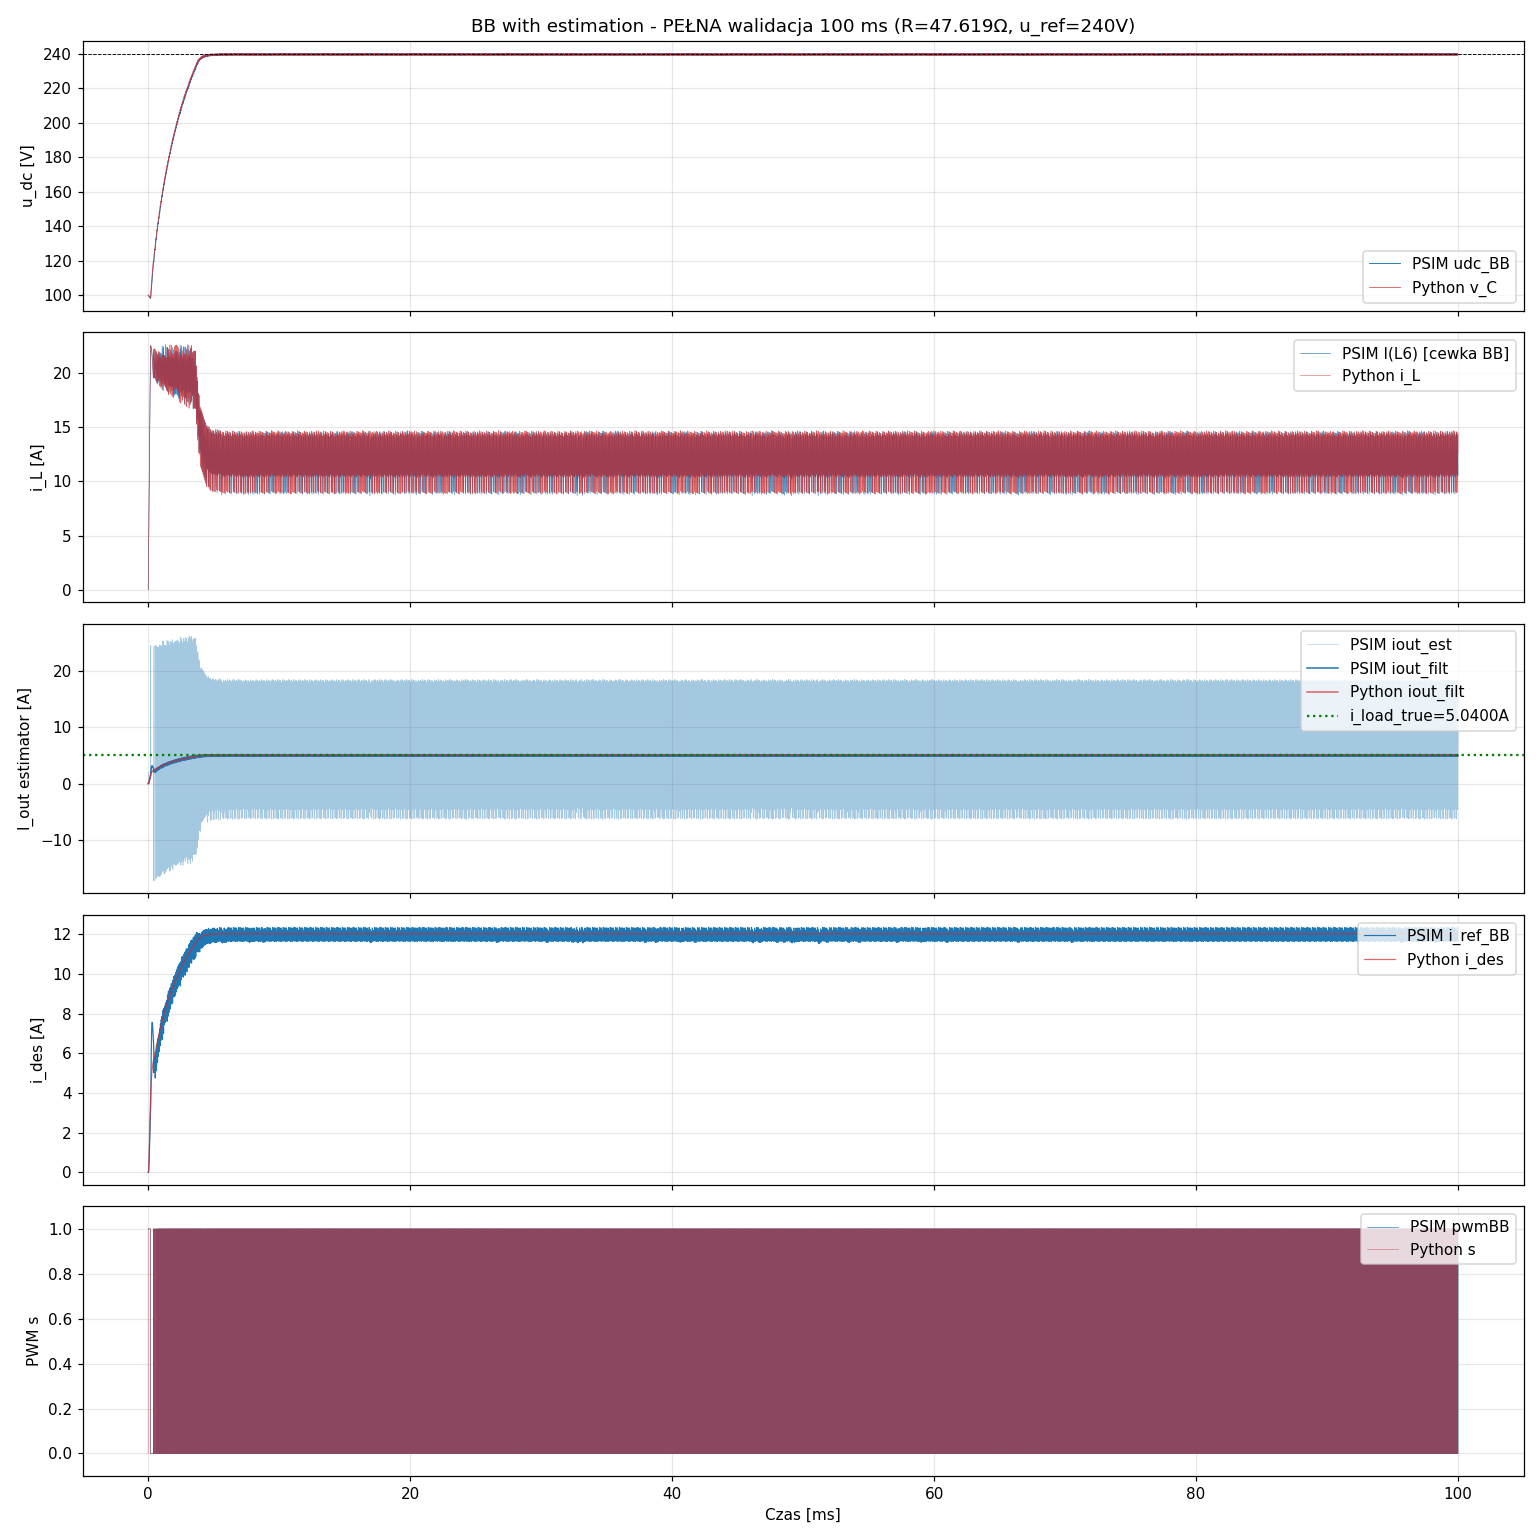

Python code for this plot:
"""
Walidacja 1:1 — Python (BB with estimation) vs PSIM, pełny eksport 100 ms.

Wczytuje psim_bb_estim_full.csv (10000 próbek co 10 µs, u_ref=240V),
uruchamia symulację Pythona z identycznymi parametrami i:
  1. Nakłada przebiegi na 1 wykres (transient 0-10ms + steady state),
  2. Liczy metryki zgodności w steady state (80-100 ms).
"""

import numpy as np
import pandas as pd
from pathlib import Path
import matplotlib
matplotlib.use("Agg")
import matplotlib.pyplot as plt
import demo_bangbang_estim as sim

CSV_PATH = Path(__file__).with_name("psim_bb_estim_full.csv")


def load_psim():
    df = pd.read_csv(CSV_PATH).sort_values("Time").reset_index(drop=True)
    return df


def metrics(name, t, v_C, i_L, s, t_start, t_end):
    m = (t >= t_start) & (t <= t_end)
    vC = np.asarray(v_C)[m]
    iL = np.asarray(i_L)[m]
    sm = np.asarray(s)[m]
    return dict(name=name,
                vC_mean=vC.mean(), vC_pp=vC.max()-vC.min(), vC_std=vC.std(),
                iL_mean=iL.mean(), iL_std=iL.std(),
                iL_min=iL.min(),   iL_max=iL.max(),
                duty=sm.mean())


def print_compare(m_psim, m_py):
    print()
    print(f"{'Metryka':<22}{'PSIM':>14}{'Python':>14}{'Δ':>14}{'Δ %':>10}")
    print("-" * 74)
    keys = [("vC_mean", "udc mean [V]"),
            ("vC_pp",   "udc ripple PP [V]"),
            ("vC_std",  "udc std [V]"),
            ("iL_mean", "iL mean [A]"),
            ("iL_std",  "iL std [A]"),
            ("iL_min",  "iL min [A]"),
            ("iL_max",  "iL max [A]"),
            ("duty",    "duty cycle")]
    for k, lbl in keys:
        p, q = m_psim[k], m_py[k]
        d = q - p
        pct = 100.0 * d / p if abs(p) > 1e-9 else float("nan")
        print(f"{lbl:<22}{p:>14.5f}{q:>14.5f}{d:>+14.5f}{pct:>+9.2f}%")


def downsample_to_psim(res, t_psim):
    """Wyciąga z symulacji Pythona próbki w tych samych chwilach co PSIM."""
    idx = np.searchsorted(res["t"], t_psim)
    idx = np.clip(idx, 0, len(res["t"]) - 1)
    return res["i_L"][idx], res["v_C"][idx], res["s"][idx]


def plot(df, res, fname="porownanie_bb_estim_full_psim.png"):
    t_psim = df["Time"].values

    fig, ax = plt.subplots(5, 1, figsize=(14, 14), sharex=True)

    # 1. Napięcie (cała symulacja)
    ax[0].plot(t_psim*1e3, df["udc_BB"].values, label="PSIM udc_BB", color="C0", lw=0.6)
    ax[0].plot(res["t"]*1e3, res["v_C"],        label="Python v_C", color="C3",
               lw=0.6, alpha=0.7)
    ax[0].axhline(sim.u_ref, color="k", ls="--", lw=0.6)
    ax[0].set_ylabel("u_dc [V]")
    ax[0].set_title(f"BB with estimation - PEŁNA walidacja 100 ms "
                    f"(R={sim.R_load:.3f}Ω, u_ref={sim.u_ref:.0f}V)")
    ax[0].grid(alpha=0.3); ax[0].legend(loc="lower right")

    # 2. Prąd cewki  (UWAGA: I(L6) - cewka modułu BB. I(L7) to inny moduł.)
    ax[1].plot(t_psim*1e3, df["I(L6)"].values, label="PSIM I(L6) [cewka BB]", color="C0", lw=0.4)
    ax[1].plot(res["t"]*1e3, res["i_L"],       label="Python i_L", color="C3",
               lw=0.4, alpha=0.7)
    ax[1].set_ylabel("i_L [A]")
    ax[1].grid(alpha=0.3); ax[1].legend(loc="upper right")

    # 3. Estymator obciążenia (przed i po filtrze)
    ax[2].plot(t_psim*1e3, df["iout_est_BB"].values, label="PSIM iout_est",
               color="C0", lw=0.4, alpha=0.4)
    ax[2].plot(t_psim*1e3, df["iout_est_filt_BB"].values, label="PSIM iout_filt",
               color="C0", lw=1.0)
    ax[2].plot(res["t_ctrl"]*1e3, res["iout_filt"], label="Python iout_filt",
               color="C3", lw=1.0, alpha=0.7)
    ax[2].axhline(sim.u_ref/sim.R_load, color="green", ls=":",
                  label=f"i_load_true={sim.u_ref/sim.R_load:.4f}A")
    ax[2].set_ylabel("I_out estimator [A]")
    ax[2].grid(alpha=0.3); ax[2].legend(loc="upper right")

    # 4. i_des (i_ref)
    ax[3].plot(t_psim*1e3, df["i_ref_BB"].values, label="PSIM i_ref_BB",
               color="C0", lw=0.8)
    ax[3].plot(res["t_ctrl"]*1e3, res["i_des"], label="Python i_des",
               color="C3", lw=0.8, alpha=0.7)
    ax[3].set_ylabel("i_des [A]")
    ax[3].grid(alpha=0.3); ax[3].legend(loc="upper right")

    # 5. PWM
    ax[4].step(t_psim*1e3, df["pwmBB"].values, where="post", color="C0", lw=0.4,
               label="PSIM pwmBB")
    ax[4].step(res["t"]*1e3, res["s"], where="post", color="C3", lw=0.4, alpha=0.6,
               label="Python s")
    ax[4].set_ylabel("PWM s")
    ax[4].set_xlabel("Czas [ms]")
    ax[4].set_ylim(-0.1, 1.1)
    ax[4].grid(alpha=0.3); ax[4].legend(loc="upper right")

    plt.tight_layout()
    plt.savefig(fname, dpi=110)
    print(f"\nZapisano wykres: {fname}")


def plot_zoom(df, res, t_start, t_end, fname="porownanie_bb_estim_zoom.png"):
    """Zoom na fragment dla widoczności tętnień."""
    mp = (df["Time"].values >= t_start) & (df["Time"].values <= t_end)
    my = (res["t"] >= t_start) & (res["t"] <= t_end)
    fig, ax = plt.subplots(2, 1, figsize=(14, 7), sharex=True)
    ax[0].plot(df["Time"].values[mp]*1e3, df["udc_BB"].values[mp],
               "o-", color="C0", ms=2, lw=0.8, label="PSIM udc_BB")
    ax[0].plot(res["t"][my]*1e3, res["v_C"][my],
               "-", color="C3", lw=0.8, alpha=0.7, label="Python v_C")
    ax[0].set_ylabel("u_dc [V]"); ax[0].grid(alpha=0.3); ax[0].legend()
    ax[0].set_title(f"Zoom {t_start*1e3:.0f}-{t_end*1e3:.0f} ms")

    ax[1].plot(df["Time"].values[mp]*1e3, df["I(L6)"].values[mp],
               "o-", color="C0", ms=2, lw=0.8, label="PSIM I(L6)")
    ax[1].plot(res["t"][my]*1e3, res["i_L"][my],
               "-", color="C3", lw=0.8, alpha=0.7, label="Python i_L")
    ax[1].set_ylabel("i_L [A]"); ax[1].set_xlabel("Czas [ms]")
    ax[1].grid(alpha=0.3); ax[1].legend()
    plt.tight_layout()
    plt.savefig(fname, dpi=110)
    print(f"Zapisano zoom: {fname}")


if __name__ == "__main__":
    df = load_psim()
    print(f"PSIM CSV: {len(df)} próbek, t = {df.Time.min()*1e3:.2f}-{df.Time.max()*1e3:.2f} ms")
    print(f"R_load Python: {sim.R_load:.4f} Ω,  u_ref: {sim.u_ref} V")

    print(f"\nSymulacja Python ({sim.T_END*1e3:.0f} ms, {sim.N_steps} kroków po "
          f"{sim.dt_phys*1e6} µs)...")
    res = sim.simulate()

    # Steady state (80-100 ms)
    t_start, t_end = 0.080, 0.100
    m_psim = metrics("PSIM",   df.Time.values, df.udc_BB.values,
                     df["I(L6)"].values, df.pwmBB.values, t_start, t_end)
    m_py   = metrics("Python", res["t"], res["v_C"], res["i_L"], res["s"],
                     t_start, t_end)
    print(f"\n=== Steady state ({t_start*1e3:.0f}-{t_end*1e3:.0f} ms) ===")
    print_compare(m_psim, m_py)

    # Estymator
    mc_p = (df.Time.values >= t_start) & (df.Time.values <= t_end)
    mc_y = (res["t_ctrl"] >= t_start) & (res["t_ctrl"] <= t_end)
    print(f"\niout_filt mean:  PSIM={df.iout_est_filt_BB.values[mc_p].mean():.5f}A   "
          f"Python={res['iout_filt'][mc_y].mean():.5f}A   "
          f"Δ={res['iout_filt'][mc_y].mean() - df.iout_est_filt_BB.values[mc_p].mean():+.5f}A")
    print(f"i_ref mean:      PSIM={df.i_ref_BB.values[mc_p].mean():.5f}A   "
          f"Python={res['i_des'][mc_y].mean():.5f}A   "
          f"Δ={res['i_des'][mc_y].mean() - df.i_ref_BB.values[mc_p].mean():+.5f}A")

    plot(df, res)
    plot_zoom(df, res, 0.000, 0.005)
    plot_zoom(df, res, 0.090, 0.095, fname="porownanie_bb_estim_zoom_steady.png")
